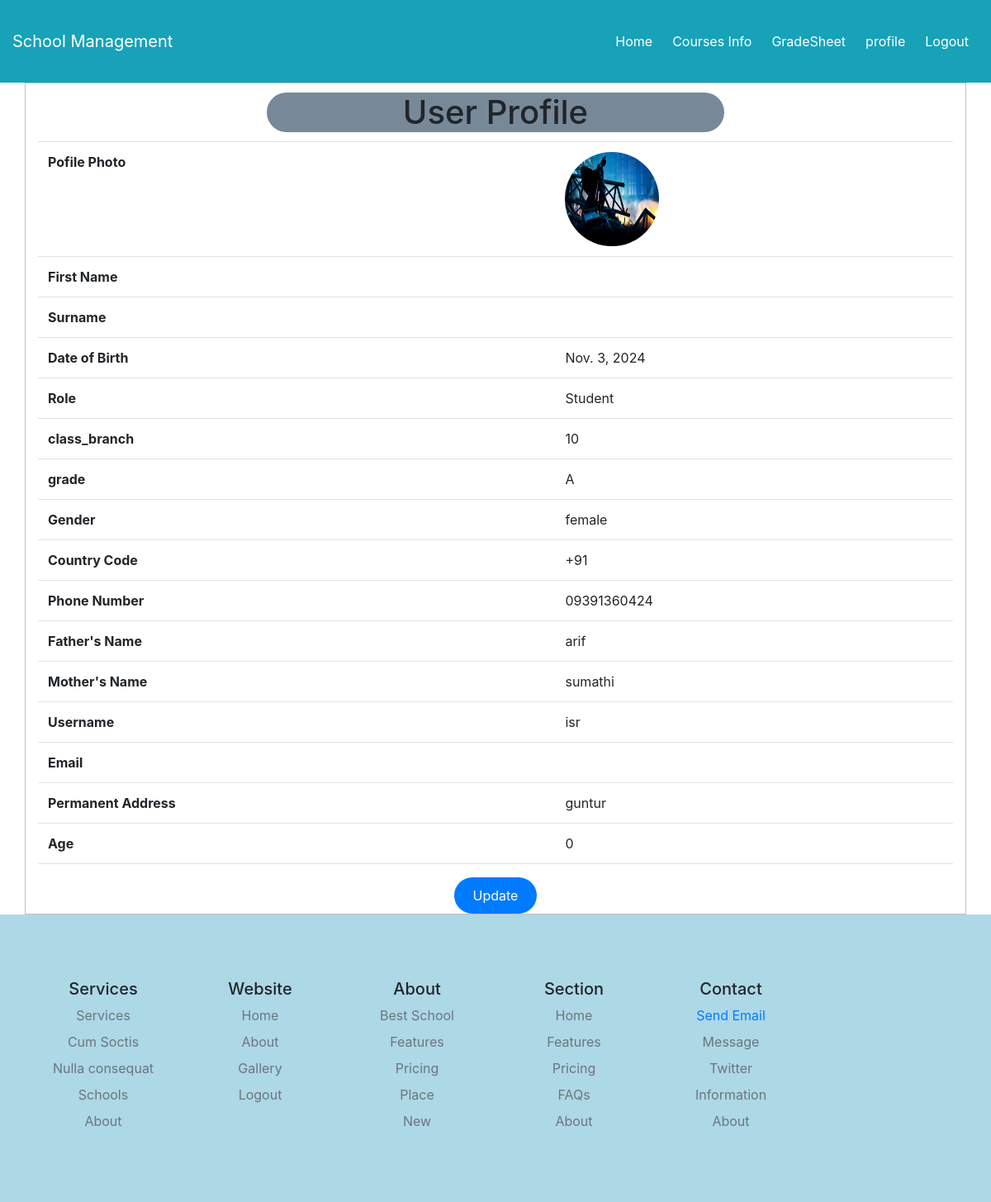
The app's page /student/profile/ (signed in) with its own data.
### Main/models.py (models this page shows, shortened)
class Profile(models.Model) :
    COUNTRY_CODE_CHOICES = [
        ('+91', 'India (+91)'),
        ('+1', 'United States (+1)'),
    ]
    user = models.ForeignKey(User,on_delete=models.CASCADE)
    date_of_birth = models.DateField(verbose_name='Date of Birth',null=True)
    gender = models.CharField(
        max_length=10,
        choices=[('none', 'Select Gender'), ('male', 'Male'), ('female', 'Female'), ('trans', 'Other')],
        verbose_name='Gender'
    )
    photo = models.FileField(upload_to='user_photos/',max_length = 100, verbose_name='Photo')
    country_code = models.CharField(
        max_length=5,
        choices=COUNTRY_CODE_CHOICES,
        verbose_name='Country Code'
    )
    phone_number = models.CharField(max_length=15, verbose_name='Phone Number')
    father_name = models.CharField(max_length=100, verbose_name='Father Name')
    mother_name = models.CharField(max_length=100, verbose_name='Mother Name')
    Permanent_address = models.CharField(max_length=255, verbose_name='Permanent Address')
    class Meta:
        verbose_name = "User Profile"
        verbose_name_plural = "User Profiles"
        ordering = ["-date_of_birth"]
    def age(self):
        today = date.today()
        age = today.year - self.date_of_birth.year - ((today.month, today.day) < (self.date_of_birth.month, self.date_of_birth.day))
        return age
    def user_profile_data(self):
        data = {
            'first_name': self.user.first_name,
            'surname': self.user.last_name,
            'date_of_birth': self.date_of_birth,
            'gender': self.gender,
            'photo': self.photo.url,
            'country_code': self.country_code,
            'phone_number': self.phone_number,
            'father_name': self.father_name,
            'mother_name': self.mother_name,
            'username': self.user.username,
            'email': self.user.email,
            'Permanent_address': self.Permanent_address,
            'age': self.age(),
        }
        return data

class Student_Details(models.Model):
    User_profileId = models.ForeignKey(Profile, on_delete=models.CASCADE,verbose_name="User profileId")
    student_id = models.AutoField(primary_key=True)
    class_branch = models.CharField(max_length=100, verbose_name='Class/Branch',null=True)
    grade = models.CharField(max_length=10, verbose_name='Grade',null=True)
    guardian_name = models.CharField(max_length=100, verbose_name='Guardian Name',null=True)
    guardian_phone_number = models.CharField(max_length=15, verbose_name='Guardian Phone Number',null=True)
    father_phone_number = models.CharField(max_length=15, verbose_name='Father Phone Number', blank=True, null=True)
    mother_phone_number = models.CharField(max_length=15, verbose_name='Mother Phone Number', blank=True, null=True)
    def details(self):
        return {
            'class_branch' : self.class_branch,
            'grade' : self.grade,
        }

### student/views.py (the view)
# urls.py: path('profile/',views.profile,name = 'profile'),
@login_required(login_url='/login/')
@user_passes_test(is_student, login_url='/login/')
def profile(request):
    user = request.user
    profile = Profile.objects.get(user = user)
    deatil_profile = profile.user_profile_data()
    if profile is None :
        messages.info(request,"NOT Yet Registered ")
        return redirect('/logout/')
    else :
        studentdetails = Student_Details.objects.get(User_profileId = profile)
        if studentdetails is None :
            messages.info("You are Trying to Access Restricted Site")
            return redirect('/logout/')
        else :
            context = {
                'path' : '/student/',
                'profile' : deatil_profile,
                'student' : Student_Details.objects.get(User_profileId = profile).details(),
            }
        return render(request,'home/profile.html',context)

### student/views.py (called while the page is built)
def is_student(user) :
    profile = Profile.objects.get(user = user)
    try:
        student = Student_Details.objects.get(User_profileId=profile)
    except Student_Details.DoesNotExist:
        student = None
    if student is None :
        return False
    else :
        return True

### templates/home/profile.html
{% include 'header.html' %}
<div class="container" style = "border : 1px rgb(192,192,192) solid;">
    <h1 style = "text-align : center ; background-color :  rgb(119,136,153);margin : 1% 25% ;border-radius : 2cm ; width : auto">User Profile</h1>
    <table class="table">
        <tr>
            <div class="container">
                <th>Pofile Photo</th>
                <td><img src="{{ profile.photo }}" alt="loading ProfilePhoto Image" style="border-radius: 1.5cm; width: 3cm; height: 3cm;">
            </div>
        </tr>
        <tr>
            <th>First Name</th>
            <td>{{user.first_name}}</td>
        </tr>
        <tr>
            <th>Surname</th>
            <td>{{ user.last_name}}</td>
        </tr>
        <tr>
            <th>Date of Birth</th>
            <td>{{ profile.date_of_birth }}</td>
        </tr>
        <tr>
            {% if path == '/teacher/' %}
            <th>Role</th>
            <td>Teacher</td>
            {% elif path == '/student/' %}
            <th>Role</th>
            <td>Student</td>
            {% endif %}
        </tr>
            {% if path == '/teacher/' %}
            {% for key,data in teacher.items %}
            <tr>
                <th>{{key}}</th>
                <td>{{data}}</td>
            </tr>
            {% endfor %}
            {% elif path == '/student/' %}
            {% for key,data in student.items %}
            <tr>
                <th>{{key}}</th>
                <td>{{data}}</td>
            </tr>
            {% endfor %}
            {% endif %}
        <tr>
            <th>Gender</th>
            <td>{{ profile.gender }}</td>
        </tr>
        <tr>
            <th>Country Code</th>
            <td>{{ profile.country_code }}</td>
        </tr>
        <tr>
            <th>Phone Number</th>
            <td>{{ profile.phone_number }}</td>
        </tr>
        <tr>
            <th>Father's Name</th>
            <td>{{ profile.father_name }}</td>
        </tr>
        <tr>
            <th>Mother's Name</th>
            <td>{{ profile.mother_name }}</td>
        </tr>
        <tr>
            <th>Username</th>
            <td>{{ profile.username }}</td>
        </tr>
        <tr>
            <th>Email</th>
            <td>{{ profile.email }}</td>
        </tr>
        <tr>
            <th>Permanent Address</th>
            <td>{{ profile.Permanent_address }}</td>
        </tr>
        <tr>
            <th>Age</th>
            <td>{{ profile.age }}</td>
        </tr>
    </table>
    <form action = "{{path}}updateprofile/">
        <center><button input type = "submit" style = "width : 100px ; border-radius : 1cm ;">Update </button></center>
    </form>
</div>
{% include 'footer.html' %}

### static/css/newuser.css (style rules this page uses)
body { background-color: #f4f4f4; font-family: Arial, sans-serif; margin: 0; padding: 0; }
form { display: flex; flex-direction: column; }
button { background-color: #007BFF; color: #fff; padding: 10px; border: none; border-radius: 3px; margin-top: 10px; cursor: pointer; }

### static/css/style.css (style rules this page uses)
button { background-color: #007BFF; color: #fff; padding: 10px; border: none; border-radius: 3px; margin-top: 10px; cursor: pointer; }

### records on screen
Profile: date_of_birth "Nov. 3, 2024", gender "female", country_code "+91", phone_number "09391360424", father_name "arif", mother_name "sumathi", Permanent_address "guntur"
Student_Details: student "10"

### other values on screen
{{ key }} "class_branch" "grade"
{{ data }} "A"
{{ profile.username }} "isr"
{{ profile.age }} "0"
